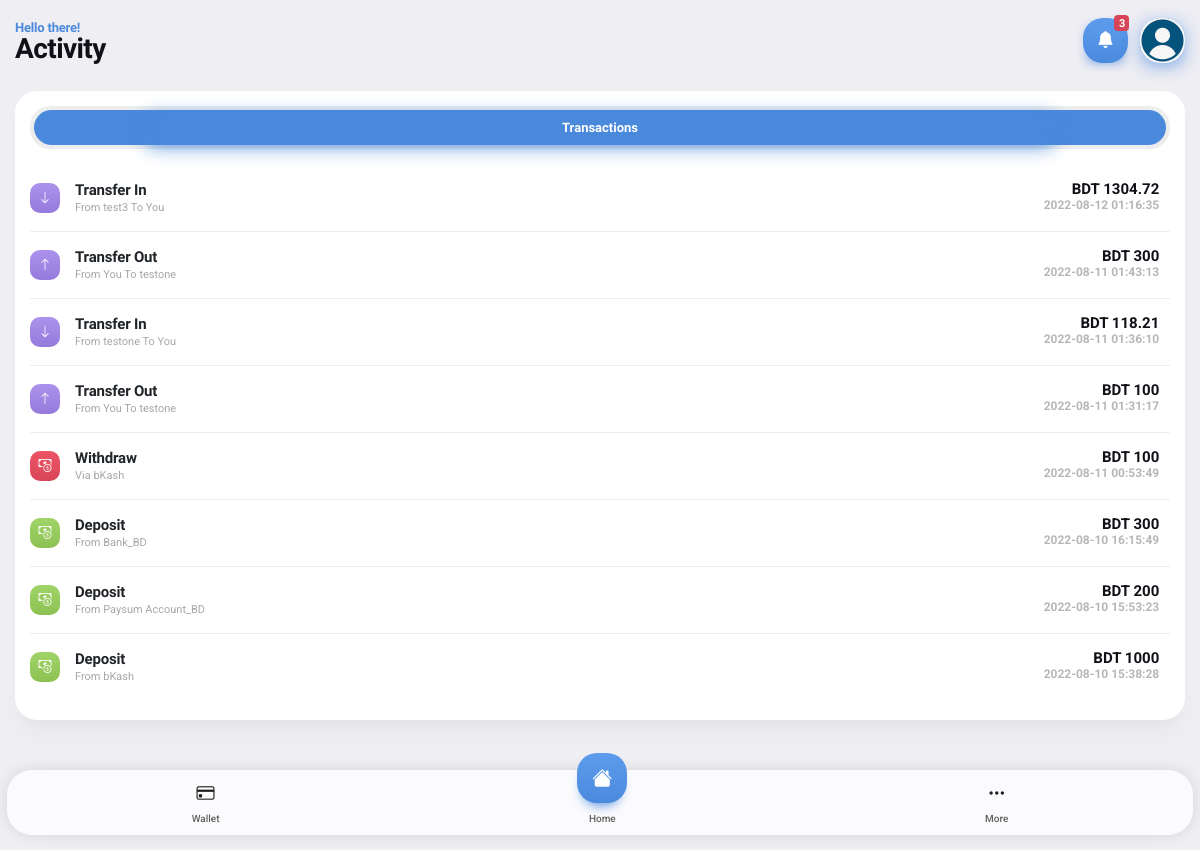
Before: /activity.php (signed in) with the older database file.
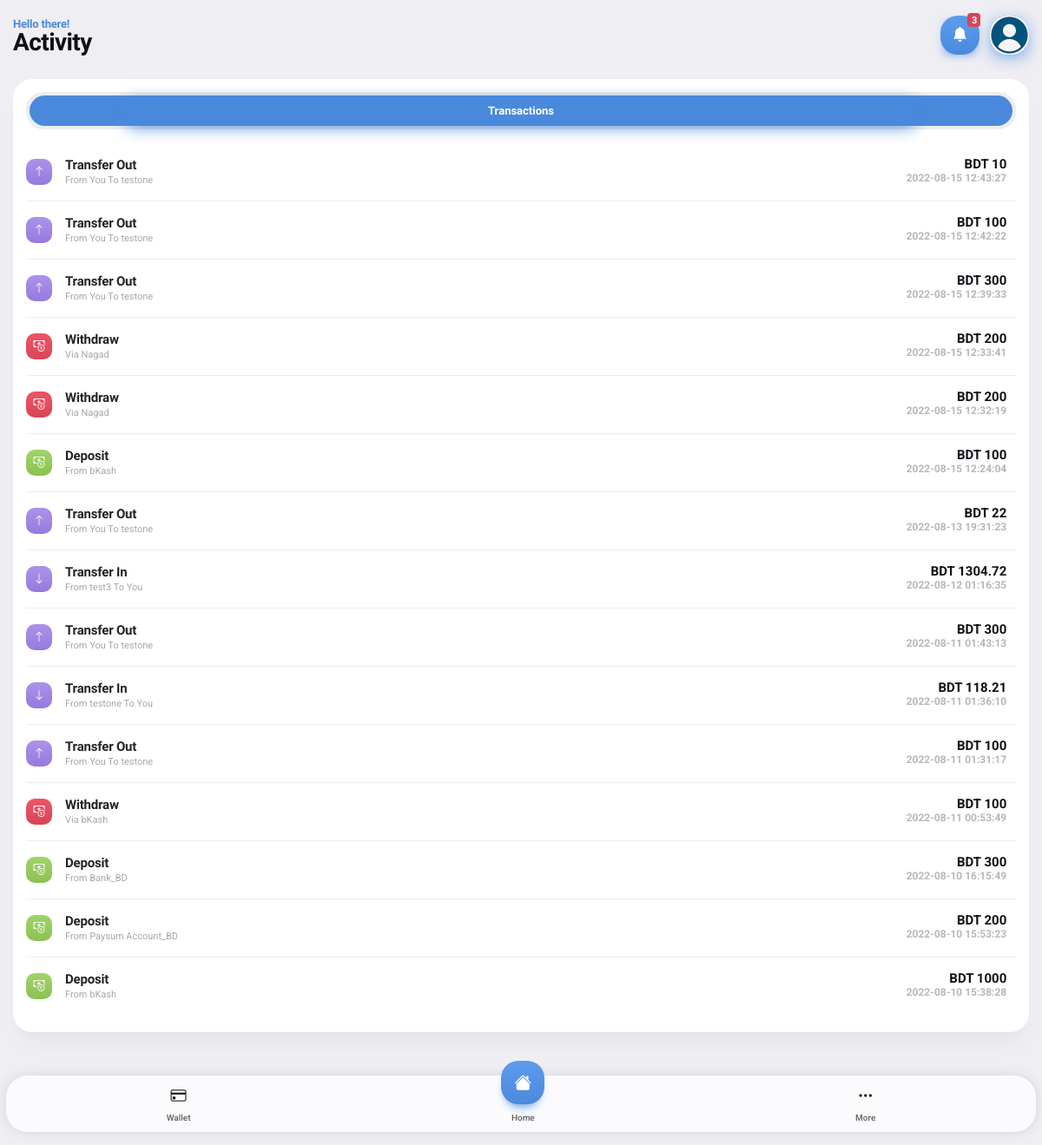
After: the same page with the newer database file.
### tables this page shows
CREATE TABLE `transactions` (
  `transaction_id` int(11) NOT NULL,
  `transaction_type` enum('deposit','transfer','withdraw') NOT NULL COMMENT 'deposit, withdraw, transfer',
  `transaction_hash` varchar(500) DEFAULT NULL,
  `transaction_signature` varchar(500) DEFAULT NULL,
  `from_customer_id` int(11) NOT NULL,
  `to_customer_id` int(11) NOT NULL,
  `transaction_amount` int(11) NOT NULL,
  `transaction_amount_type` varchar(20) NOT NULL,
  `transaction_from_country_id` int(11) NOT NULL,
  `transaction_to_country_id` int(11) NOT NULL,
  `transaction_charge` int(11) NOT NULL,
  `transaction_date_time` datetime NOT NULL
);

CREATE TABLE `customers` (
  `customer_id` int(11) NOT NULL,
  `customer_name` varchar(100) DEFAULT NULL,
  `customer_dob` date DEFAULT NULL,
  `customer_phone` varchar(50) DEFAULT NULL,
  `customer_gender` varchar(10) DEFAULT NULL,
  `customer_address` varchar(256) DEFAULT NULL,
  `customer_country_id` int(10) DEFAULT NULL,
  `customer_email` varchar(100) NOT NULL,
  `customer_username` varchar(50) NOT NULL,
  `customer_password` varchar(300) NOT NULL,
  `registration_datetime` datetime NOT NULL
);

CREATE TABLE `accounts` (
  `account_id` int(11) NOT NULL,
  `country_id` int(11) NOT NULL,
  `account_name` varchar(20) NOT NULL
);

### inc/config.inc.php (called while the page is built, shortened)
<?php
function connectDB()
{
	$conn = new mysqli(DB_SERVER, DB_USERNAME, DB_PASSWORD, DB_NAME);
	return $conn;
}
function getRates($file='inc/rates.json')
{
	$json = file_get_contents($file);
	$json_data = json_decode($json,true);
	$rates = $json_data['rates'];
	return $rates;
}
function convertRate($amount, $currencyType, $convertTo='USD')
{
	$rates = getRates();
	$currencyTypeAmount = $rates[$currencyType];
	return ["amount"=> round((($amount / $currencyTypeAmount)*$rates[$convertTo]), 2), "type"=>$convertTo];
}
function getUserData($searchValue, $search_type='customer_id')
{
	if ($searchValue) {
		$conn = connectDB();
		$q1 = "SELECT * FROM customers WHERE ".$search_type."=?";
		$stmt1 = $conn->prepare($q1);
		if ($search_type=='customer_id') {
			$stmt1->bind_param('i',$searchValue);
		}else{
			$stmt1->bind_param('s',$searchValue);
		}
		$stmt1->execute();
		$result1 = $stmt1->get_result();
			$datas = $result1->fetch_assoc();
			$whiteListed = [
				'customer_id' => $datas['customer_id'],
				'customer_email' => $datas['customer_email'],
				'customer_name' => $datas['customer_name'],
				'customer_phone' => $datas['customer_phone'],
				'customer_username' => $datas['customer_username'],
				'customer_country_id' => $datas['customer_country_id'],
			];
			return $whiteListed;
	}
	return false;
}
function getCountryData($country_id)
{
	$conn = connectDB();
	$q1 = "SELECT * FROM country WHERE country_id=? ";
	$stmt1 = $conn->prepare($q1);
	$stmt1->bind_param('i',$country_id);
	$stmt1->execute();
	$result1 = $stmt1->get_result();
	$datas = $result1->fetch_assoc();
	return $datas;
}
function getAccountByAccountId($accountId)
{
	$conn = connectDB();
	$q1 = "SELECT * FROM accounts WHERE account_id=? ";
	$stmt1 = $conn->prepare($q1);
	$stmt1->bind_param('i',$accountId);
	$stmt1->execute();
	$result1 = $stmt1->get_result();
	$datas = $result1->fetch_assoc();
	return $datas;
}
function getTransactions($customerId, $limit=null, $transaction_id = null){
	$conn = connectDB();
	$transactions = [];
	$q1 = "SELECT * FROM transactions WHERE from_customer_id='$customerId' OR to_customer_id='$customerId' ORDER BY transaction_date_time DESC";
	$result1 = $conn->query($q1);
	if ($result1->num_rows > 0) {
		while($row1 = $result1->fetch_assoc()) {
				$transactions[]=$row1;
		}
	}
	return $transactions;
}

### activity.php (the view, shortened to what this page needs)
<?php
require_once 'inc/config.inc.php';
$title = "Activity";
$customer_id = $_SESSION['userData']['customer_id'];
$customerData = getUserData($customer_id);
$countryData = getCountryData($customerData['customer_country_id']);
$transactions = getTransactions($customerData['customer_id']);
?>
<?php require_once 'inc/header.inc.php'; ?>
    <?php require_once 'inc/footer_bar.inc.php'; ?>
    <div class="page-content footer-clear">
        <?php require_once 'inc/page_title.inc.php'; ?>
        <div class="card card-style">
            <div class="content">
                <div class="tabs tabs-pill" id="tab-group-2">
                    <div class="tab-controls rounded-m p-1 overflow-visible">
                        <a class="font-13 rounded-m shadow-bg shadow-bg-s" data-bs-toggle="collapse" href="#tab-4" aria-expanded="true">Transactions</a>
                    </div>
                    <div class="collapse show" id="tab-4" data-bs-parent="#tab-group-2">
                        <div class="list-group list-custom list-group-m list-group-flush rounded-xs">
                            <?php
                            foreach ($transactions as $transaction) {
                                if ($transaction['transaction_type']=="deposit" && $transaction['to_customer_id']==$customer_id) {
                            ?>
                            <a href="#" class="list-group-item">
                                <i class="has-bg gradient-green color-white rounded-xs bi bi-cash-coin"></i>
                                <div><strong>Deposit</strong><span> From <?=getAccountByAccountId($transaction['from_customer_id'])['account_name']?></span> </div>
                                <span class="badge bg-transparent color-theme text-end font-15">
                                   <?=$transaction['transaction_amount_type']?> <?=$transaction['transaction_amount']?> <br>
                                   <em class="fst-normal font-12 opacity-30"><?=$transaction['transaction_date_time']?></em>
                                </span>
                            </a>
                            <?php }else if ($transaction['transaction_type']=="withdraw" && $transaction['from_customer_id']==$customer_id) { ?>
                                <a href="#" class="list-group-item">
                                    <i class="has-bg gradient-red color-white rounded-xs bi bi-cash-coin"></i>
                                    <div><strong>Withdraw</strong><span> Via <?=getAccountByAccountId($transaction['to_customer_id'])['account_name']?></span> </div>
                                    <span class="badge bg-transparent color-theme text-end font-15">
                                       <?=$transaction['transaction_amount_type']?> <?=$transaction['transaction_amount']?> <br>
                                       <em class="fst-normal font-12 opacity-30"><?=$transaction['transaction_date_time']?></em>
                                    </span>
                                </a>
                           <?php }else if ($transaction['transaction_type']=="transfer") {
                            $from = "";
                            $to = "";
                            $suffix = "";
                            $iconClass = "bi-suffle";
                            $transactionAmountType = $transaction['transaction_amount_type'];
                            $transactionAmount = $transaction['transaction_amount'];
                            if ($transaction['from_customer_id']==$customer_id) {
                                $from = "You";
                                $to = getUserData($transaction['to_customer_id'])['customer_username'];
                                $suffix = "Out";
                                $iconClass = "bi-arrow-up";
                            }else{
                                $from = getUserData($transaction['from_customer_id'])['customer_username'];
                                $to = "You";
                                $suffix = "In";
                                $iconClass = "bi-arrow-down";
                                if ($transaction['transaction_amount_type']!= $countryData['country_currency']) {
                                    $convertedTransaction = convertRate($transactionAmount, $transactionAmountType, $countryData['country_currency']);
                                    $transactionAmountType = $convertedTransaction['type'];
                                    $transactionAmount = $convertedTransaction['amount'];
                                }
                            }
                            ?>
                                <a href="#" class="list-group-item" data-bs-toggle="offcanvas" data-bs-target="#menu-activity-4" onclick="getDetails('<?=$transaction['transaction_hash']?>')">
                                    <i class="has-bg gradient-magenta color-white rounded-xs bi <?=$iconClass?>"></i>
                                    <div><strong>Transfer <?=$suffix?></strong><span> From <?=$from?> To <?=$to?> </span> </div>
                                    <span class="badge bg-transparent color-theme text-end font-15">
                                       <?=$transactionAmountType?> <?=$transactionAmount?> <br>
                                       <em class="fst-normal font-12 opacity-30"><?=$transaction['transaction_date_time']?></em>
                                    </span>
                                </a>
                           <?php } ?>
                        <?php } ?>
                        </div>
                    </div>
                </div>
            </div>
        </div>
    </div>
</div>
</body>

### inc/header.inc.php (shortened to what this page needs)
<!DOCTYPE HTML>
<html lang="en">
<head>
<link rel="stylesheet" type="text/css" href="styles/bootstrap.css">
<link rel="stylesheet" type="text/css" href="fonts/bootstrap-icons.css">
<link rel="stylesheet" type="text/css" href="styles/style.css?id="<?=date("mi")?>>
<link rel="apple-touch-icon" sizes="180x180" href="images/preload-logo.png"></head>
<body class="theme-light">
<div id="page">

### inc/footer_bar.inc.php
<div id="footer-bar" class="footer-bar-1 footer-bar-detached">
    <a href="wallet.php"><i class="bi bi-credit-card"></i><span>Wallet</span></a>
    <a href="index.php" class="circle-nav-2"><i class="bi bi-house-fill"></i><span>Home</span></a>
    <a href="#" data-bs-toggle="offcanvas" data-bs-target="#menu-sidebar"><i class="bi bi-three-dots"></i><span>More</span></a>
</div>

### inc/page_title.inc.php (shortened to what this page needs)
<div class="pt-3">
    <div class="page-title d-flex">
        <div class="align-self-center me-auto">
            <p class="color-highlight">Hello there!</p>
            <h1 class="color-theme"><?php if (isset($title)) {
                echo $title;
            }else{
                echo "PAYSUM";
            } ?></h1>
        </div>
        <div class="align-self-center ms-auto">
            <a href="#"
            data-bs-toggle="offcanvas"
            data-bs-target="#menu-notifications"
            class="icon gradient-blue color-white shadow-bg shadow-bg-xs rounded-m">
                <i class="bi bi-bell-fill font-17"></i>
                <em class="badge bg-red-dark color-white scale-box">3</em>
            </a>
            <a href="#"
            data-bs-toggle="dropdown"
            class="icon gradient-blue shadow-bg shadow-bg-s rounded-m">
                <img src="images/pictures/user-avatar.png" width="45" class="rounded-m" alt="img">
            </a>
        </div>
    </div>
</div>

Changed rows visible on the page:
added transactions: from_customer "Out", from_customer "You", to_customer.customer_username "testone", transaction_amount_type "BDT", transaction_amount "10", transaction_date_time "2022-08-15 12:43:27"
added transactions: from_customer "Out", from_customer "You", to "testone", transaction_amount_type "BDT", transaction_amount "100", transaction_date_time "2022-08-15 12:42:22"
added transactions: from_customer "Out", from_customer "You", to "testone", transaction_amount_type "BDT", transaction_amount "300", transaction_date_time "2022-08-15 12:39:33"
added transactions: to_customer.account_name "Nagad", transaction_amount_type "BDT", transaction_amount "200", transaction_date_time "2022-08-15 12:33:41"
added transactions: to_customer.account_name "Nagad", transaction_amount_type "BDT", transaction_amount "200", transaction_date_time "2022-08-15 12:32:19"
added transactions: from_customer.account_name "bKash", transaction_amount_type "BDT", transaction_amount "100", transaction_date_time "2022-08-15 12:24:04"
added transactions: from_customer "Out", from_customer "You", to "testone", transaction_amount_type "BDT", transaction_amount "22", transaction_date_time "2022-08-13 19:31:23"
